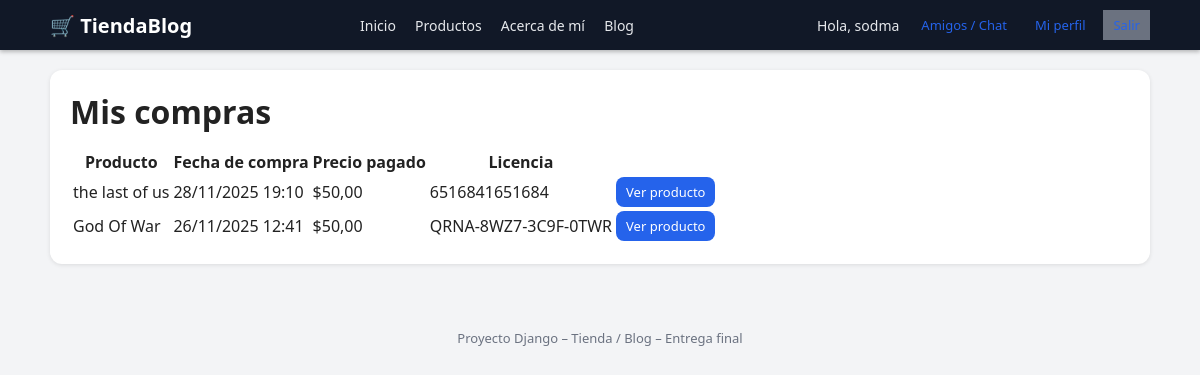
The app's page /pages/mis-compras/ (signed in) with its own data.
### paginas/models.py (models this page shows, shortened)
class Compra(models.Model):
    usuario = models.ForeignKey(User, on_delete=models.CASCADE, related_name="compras")
    producto = models.ForeignKey(Pagina, on_delete=models.CASCADE, related_name="compras")
    fecha_compra = models.DateTimeField(auto_now_add=True)
    precio_pagado = models.DecimalField(max_digits=10, decimal_places=2)
    licencia = models.CharField(max_length=32, unique=True)

class Pagina(models.Model):
    titulo = models.CharField(max_length=200)
    subtitulo = models.CharField(max_length=200)
    categoria = models.ForeignKey(
        Categoria,
        on_delete=models.SET_NULL,
        null=True,
        blank=True,
        related_name="paginas"
    )
    contenido = RichTextUploadingField()
    imagen = models.ImageField(upload_to="paginas/", blank=True, null=True)
    precio = models.DecimalField(max_digits=10, decimal_places=2, default=0)
    fecha_publicacion = models.DateField(auto_now_add=True)
    autor = models.ForeignKey(User, on_delete=models.CASCADE)
    class Meta:
        verbose_name = "Producto"
        verbose_name_plural = "Productos"

### paginas/views.py (the view)
# urls.py: path("mis-compras/", mis_compras, name="mis_compras"),
@login_required
def mis_compras(request):
    compras = (
        Compra.objects
        .filter(usuario=request.user)
        .select_related("producto")
        .order_by("-fecha_compra")
    )
    contexto = {
        "compras": compras,
    }
    return render(request, "paginas/mis_compras.html", contexto)

### templates/paginas/mis_compras.html (shortened to what this page needs)
{% extends "base.html" %}
{% block content %}
<div class="seccion">
    <h1 class="titulo-seccion">Mis compras</h1>
    {% if compras %}
        <div class="tabla-responsive">
            <table class="tabla">
                <thead>
                    <tr>
                        <th>Producto</th>
                        <th>Fecha de compra</th>
                        <th>Precio pagado</th>
                        <th>Licencia</th>
                        <th></th>
                    </tr>
                </thead>
                <tbody>
                    {% for compra in compras %}
                        <tr>
                            <td>{{ compra.producto.titulo }}</td>
                            <td>{{ compra.fecha_compra|date:"d/m/Y H:i" }}</td>
                            <td>${{ compra.precio_pagado }}</td>
                            <td>
                                <span class="badge-licencia">
                                    {{ compra.licencia }}
                                </span>
                            </td>
                            <td>
                                <a href="{% url 'paginas:detalle_pagina' compra.producto.pk %}"
                                   class="btn btn-pequeño">
                                    Ver producto
                                </a>
                            </td>
                        </tr>
                    {% endfor %}
                </tbody>
            </table>
        </div>
    {% else %}
        <p class="texto-centrado">
            Todavía no realizaste ninguna compra.
        </p>
    {% endif %}
</div>
{% endblock %}

### templates/base.html (shortened to what this page needs)
{% load static %}
<!DOCTYPE html>
<html lang="es">
<head>
    <link rel="stylesheet" href="{% static 'css/estilos.css' %}">
</head>
<body>
<header class="header">
    <div class="header-contenido">
        <div class="logo">
            <a href="{% url 'nucleo:inicio' %}">🛒 TiendaBlog</a>
        </div>
        <nav class="nav-principal">
                <a href="{% url 'nucleo:inicio' %}">Inicio</a>
                <a href="{% url 'paginas:lista_paginas' %}">Productos</a>
                <a href="/about/">Acerca de mí</a>
                <a href="{% url 'paginas:blog_inicio' %}">Blog</a>
        </nav>
        <div class="nav-usuario">
            {% if user.is_authenticated %}
                <span class="nav-usuario-nombre">
                    Hola, {{ user.username }}
                </span>
                <a href="{% url 'mensajeria:lista_amigos' %}" class="btn-pequeño">
                    Amigos / Chat
                </a>
                <a href="{% url 'cuentas:perfil' %}" class="btn-pequeño">
                    Mi perfil
                </a>
                <a href="{% url 'cuentas:salir' %}" class="btn-pequeño btn-secundario">
                </a>
            {% endif %}
        </div>
    </div>
</header>
<main class="contenedor-principal">
    {% block content %}{% endblock %}
</main>
<footer class="footer">
    <p>Proyecto Django – Tienda / Blog – Entrega final</p>
</footer>
</body>
</html>

### static/css/estilos.css (style rules this page uses)
body { margin: 0; font-family: system-ui, -apple-system, BlinkMacSystemFont, "Segoe UI", sans-serif; background: #f3f4f6; color: #222; }
a { color: #2563eb; text-decoration: none; }
.contenedor-principal { max-width: 1100px; margin: 20px auto 40px; padding: 0 15px; }
.header { background: #111827; color: white; padding: 10px 0; box-shadow: 0 2px 4px rgba(0,0,0,0.25); }
.header-contenido { max-width: 1100px; margin: 0 auto; padding: 0 15px; display: flex; align-items: center; justify-content: space-between; gap: 15px; }
.logo a { color: white; font-weight: bold; font-size: 20px; }
.nav-principal a { margin-right: 15px; color: #e5e7eb; font-size: 14px; }
.nav-usuario { display: flex; align-items: center; gap: 8px; font-size: 14px; color: #e5e7eb; }
.nav-usuario-nombre { margin-right: 4px; }
.btn, button { display: inline-block; padding: 8px 14px; border-radius: 8px; border: none; background: #2563eb; color: white; font-size: 14px; cursor: pointer; text-decoration: none; }
.btn-secundario { background: #6b7280; }
.btn-pequeño { font-size: 13px; padding: 6px 10px; }
.seccion { background: white; border-radius: 12px; padding: 20px; box-shadow: 0 1px 4px rgba(0,0,0,0.1); }
.titulo-seccion { margin-top: 0; margin-bottom: 15px; }
.footer { text-align: center; padding: 12px 0 16px; font-size: 13px; color: #6b7280; }

### records on screen
Compra: producto.titulo "the last of us", fecha_compra "28/11/2025 19:10", precio_pagado "50,00", licencia "6516841651684"
Compra: producto.titulo "God Of War", fecha_compra "26/11/2025 12:41", precio_pagado "50,00", licencia "QRNA-8WZ7-3C9F-0TWR"

### other values on screen
{{ user.username }} "sodma"
